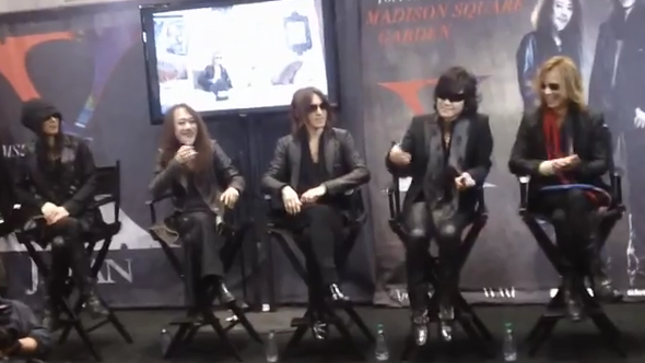
#> input picture JUNK/input/543A6A1B-x-japan-new-york-comic-con-press-conference-footage-available-image.png, 645 x 363 px; its folder holds only this picture in this run
$ python face_detector.py
#> lines starting #> are read from the running program, lines starting #| are printed output that depends on the picture; after the words box and inside, x2 and y2 are one past the last pixel; in counts of white or black regions, pixels touching at a corner belong together
#! /usr/bin/env python
# -*- coding: utf-8 -*-
# vim:fenc=utf-8
# Distributed under terms of the MIT license.

import numpy as np
import cv2
from matplotlib import pyplot as plt
from PIL import Image
import os, os.path


face_cascades = [cv2.CascadeClassifier('haarcascade/haarcascade_frontalface_default.xml'),
                             cv2.CascadeClassifier('haarcascade/haarcascade_frontalface_alt2.xml'),cv2.CascadeClassifier('haarcascade/sideface.xml')]

eye_cascades = [cv2.CascadeClassifier('haarcascade/haarcascade_smile.xml'),cv2.CascadeClassifier('haarcascade/haarcascade_eye.xml'),cv2.CascadeClassifier('haarcascade/haarcascade_lefteye_2splits.xml')]

path = "./input"
valid_images = [".jpg",".gif",".png",".tga",".jpeg"]
for f in os.listdir(path):
    ext = os.path.splitext(f)[1]
    if ext.lower() not in valid_images:
        continue

    img = cv2.imread(os.path.join(path,f))
#> img is the input picture: shape (363, 645, 3); mean B, G, R 90, 84.8, 92
    img = cv2.resize(img, (1000,600))
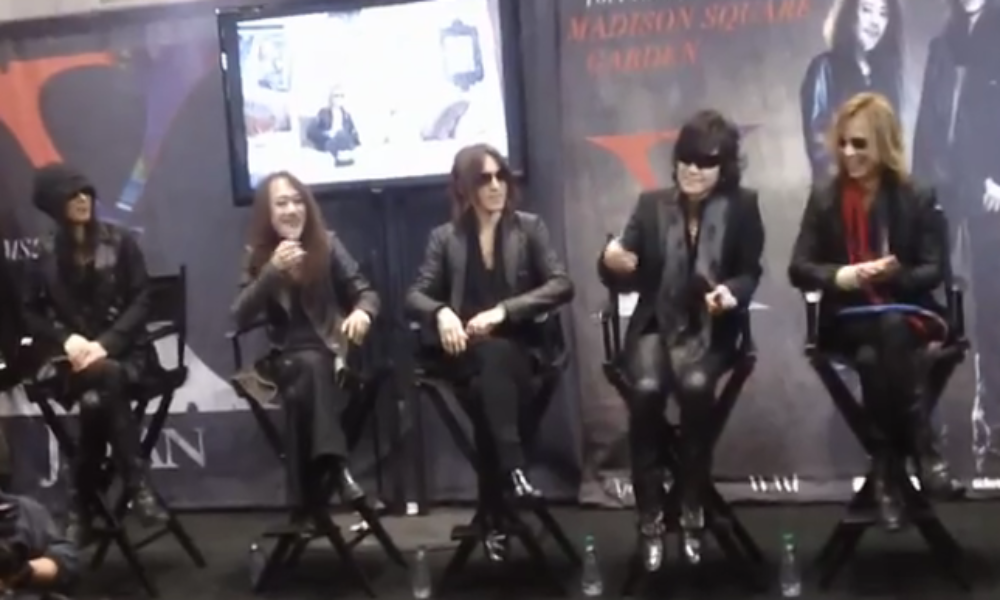
#> img: shape (600, 1000, 3); mean B, G, R 89.9, 84.7, 91.9
    gray = cv2.cvtColor(img, cv2.COLOR_BGR2GRAY)
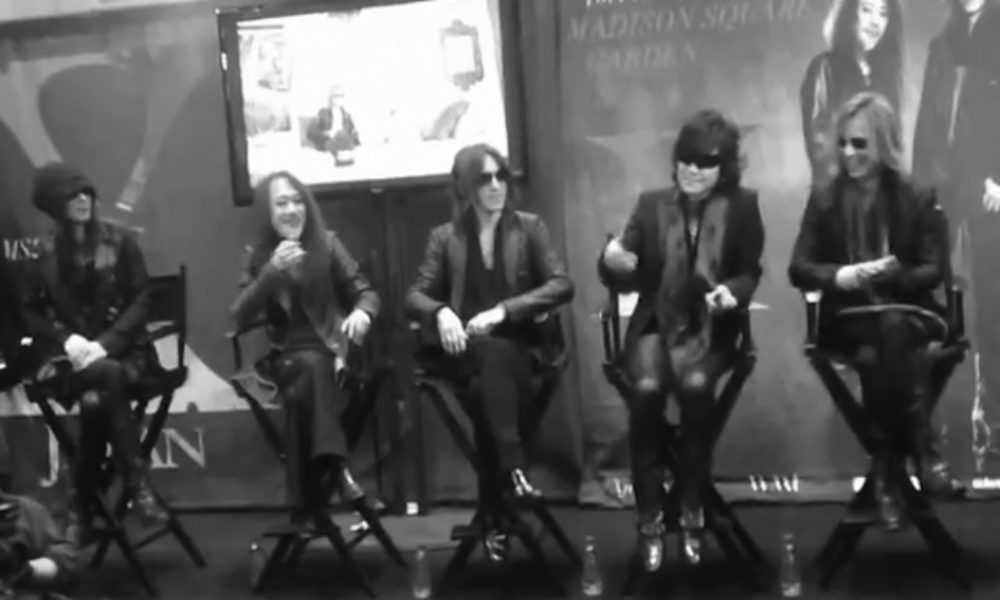
#> gray: shape (600, 1000); min 7, max 255, mean 87.4

    for face_cascade in face_cascades:
        faces = face_cascade.detectMultiScale(gray, 1.3, 5)


        for (x,y,w,h) in faces:
            cv2.rectangle(img,(x,y),(x+w,y+h),(255,0,0),2)
#> this loop made 3 passes
#> faces on passes 1 to 2: [[264, 183, 51, 51]], [[266, 183, 49, 49]]
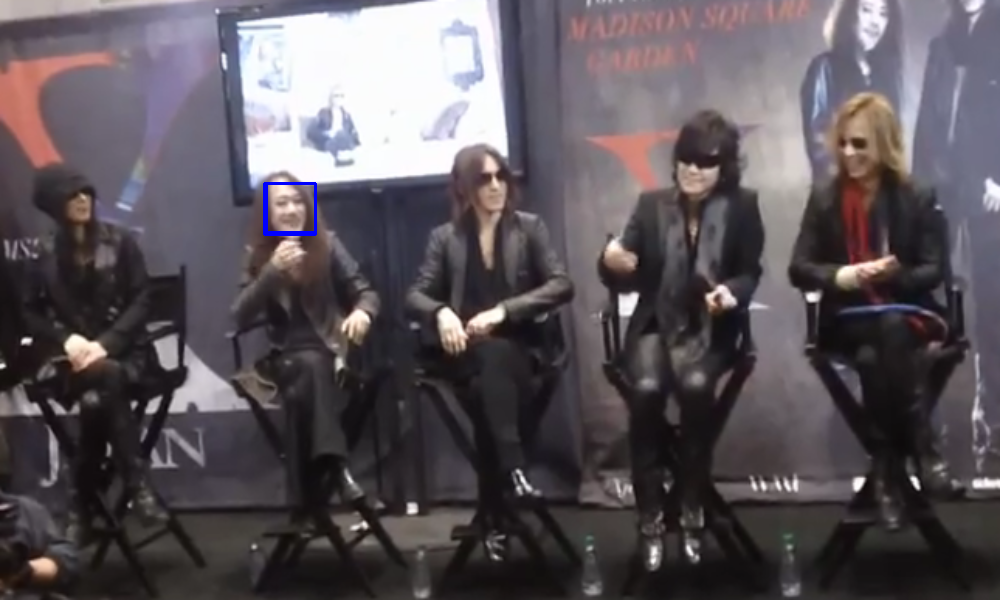
#> img: shape (600, 1000, 3); 0.13% of pixels changed, all inside (x1, y1, x2, y2) = (263, 182, 317, 236)


# [7 lines of commented-out code are left out]


    cv2.namedWindow("img", cv2.WINDOW_NORMAL)
    cv2.imshow('img',img)
    cv2.waitKey(0)

cv2.destroyAllWindows();

$ run again, on JUNK/input/hutcherson-jennifer-lawrence-hemsworth-laughing-hard-comic-con_gallery_primary.jpg
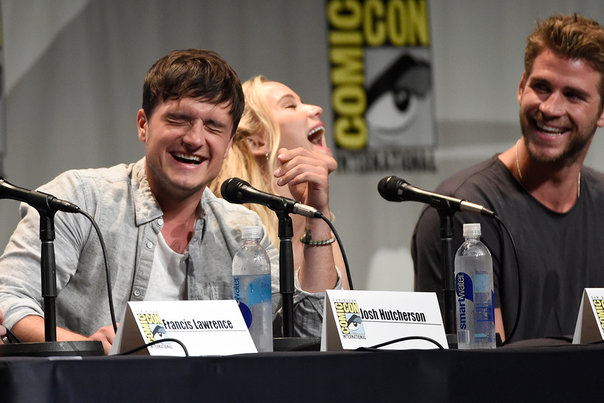
#> input picture JUNK/input/hutcherson-jennifer-lawrence-hemsworth-laughing-hard-comic-con_gallery_primary.jpg, 604 x 403 px
#> img is the input picture: shape (403, 604, 3); mean B, G, R 91.7, 98.4, 107.7
#> `gray = cv2.cvtColor(img, cv2.COLOR_BGR2GRAY)`:
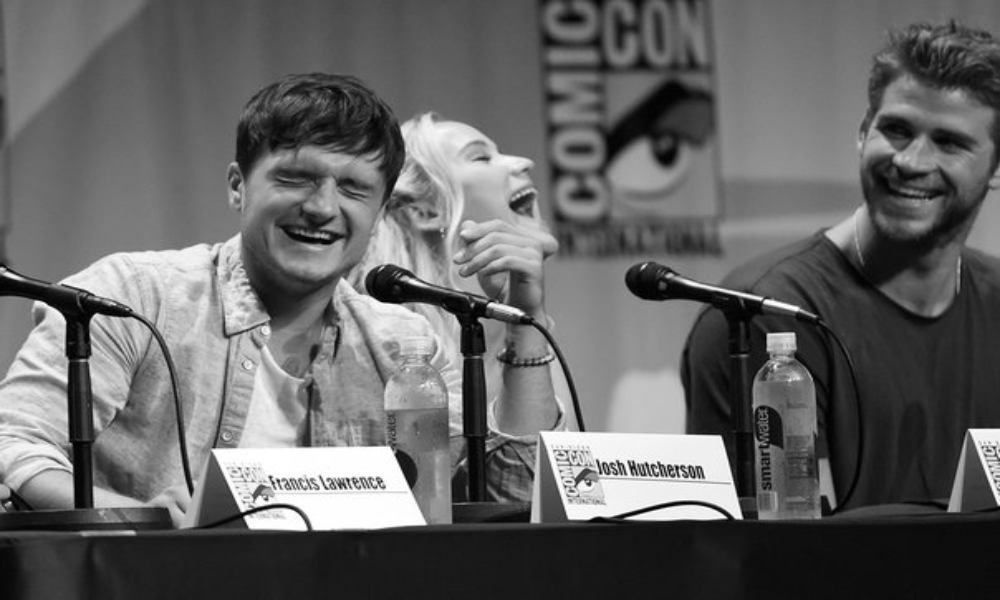
#> gray: shape (600, 1000); min 0, max 255, mean 100.3
#> the loop `for face_cascade in face_cascades:` made 3 passes
#> faces on pass 1: [[238, 116, 166, 166]]
#> after the loop `for face_cascade in face_cascades:`:
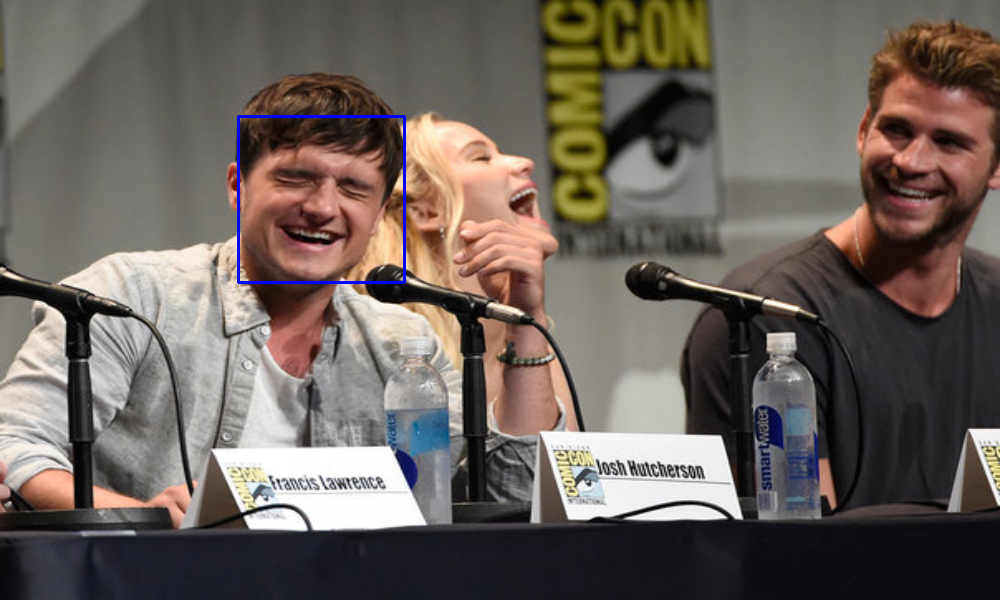
#> img: shape (600, 1000, 3); mean B, G, R 92.2, 98, 107.2

$ run again, on JUNK/input/comiccon2.jpg
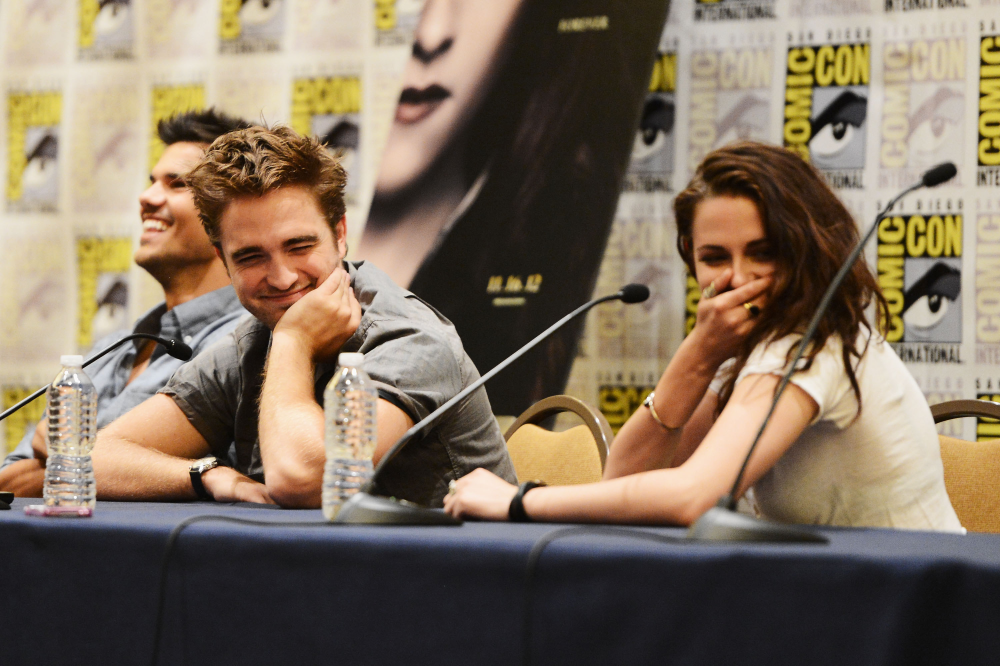
#> input picture JUNK/input/comiccon2.jpg, 3000 x 1997 px (shown at 1/3 size)
#> img is the input picture: shape (1997, 3000, 3); mean B, G, R 95, 113.2, 129
#> `gray = cv2.cvtColor(img, cv2.COLOR_BGR2GRAY)`:
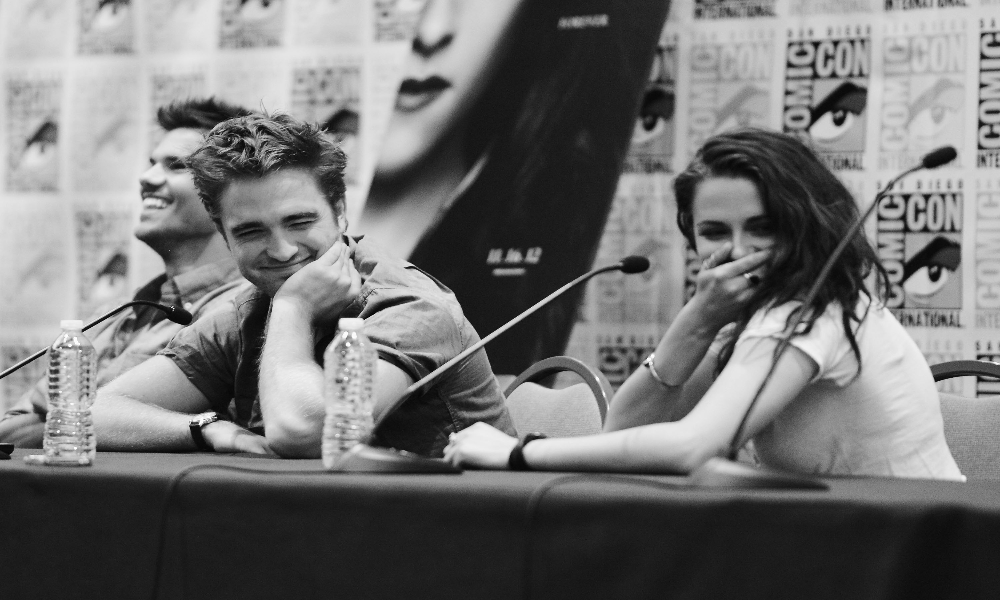
#> gray: shape (600, 1000); min 2, max 255, mean 115.7
#> the loop `for face_cascade in face_cascades:` made 3 passes
#> faces on passes 1 to 2: [[207, 174, 135, 135]], [[676, 183, 119, 119]]
#> after the loop `for face_cascade in face_cascades:`:
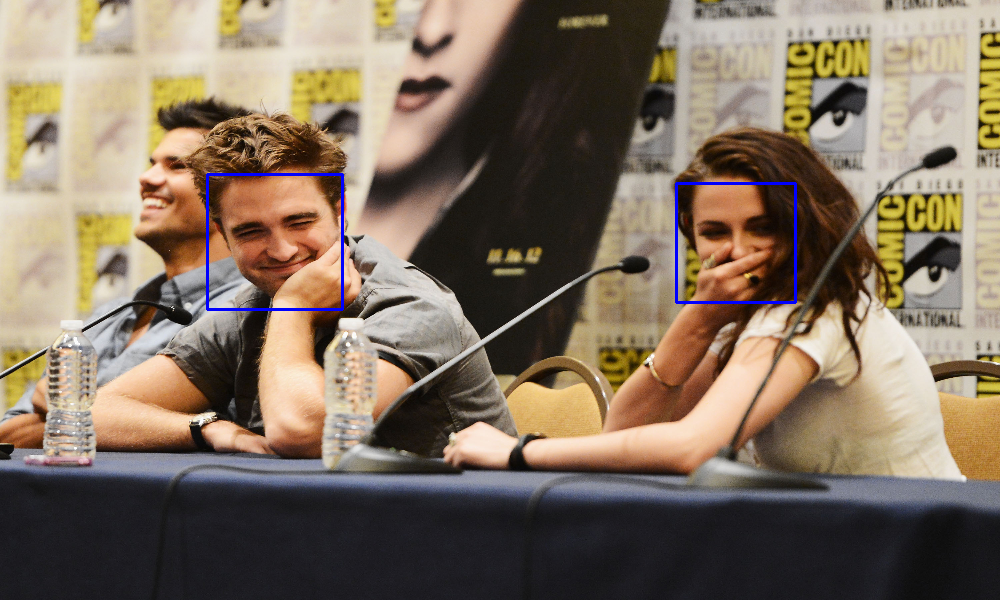
#> img: shape (600, 1000, 3); mean B, G, R 95.8, 112.6, 128.3
